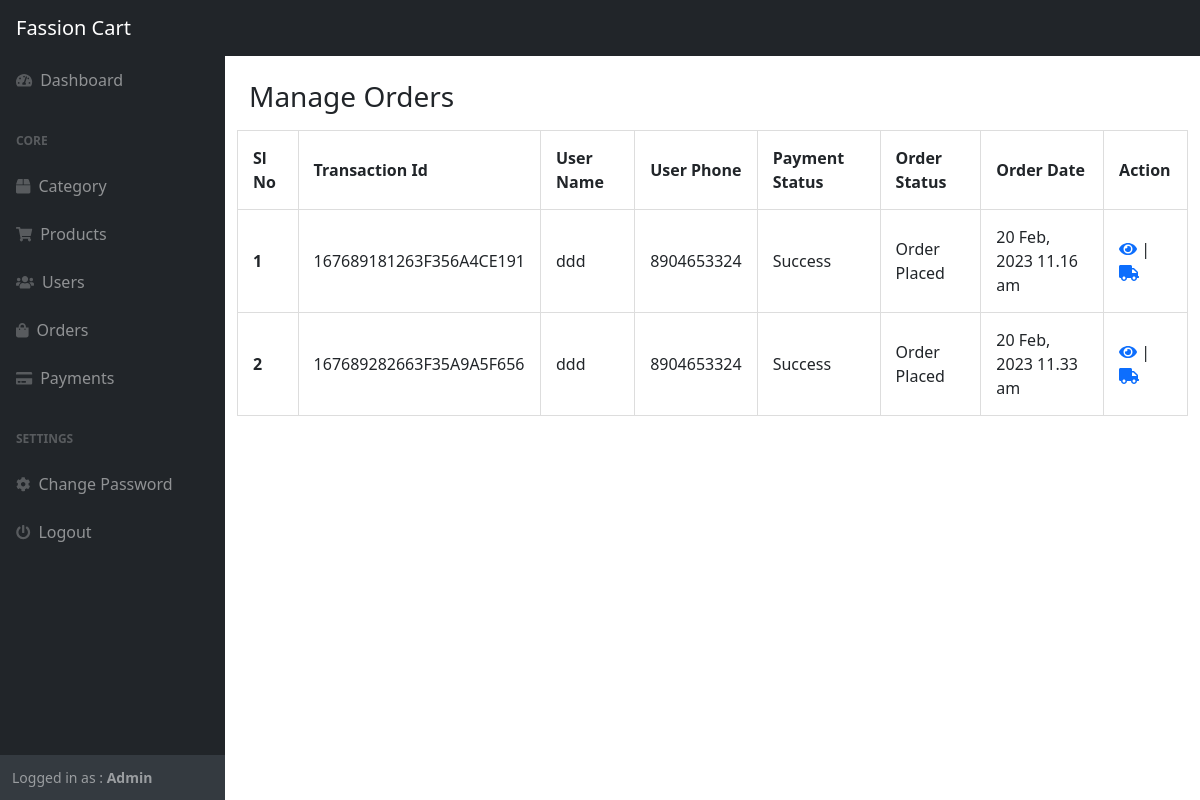
The app's page /admin/order.php (signed in), older data.
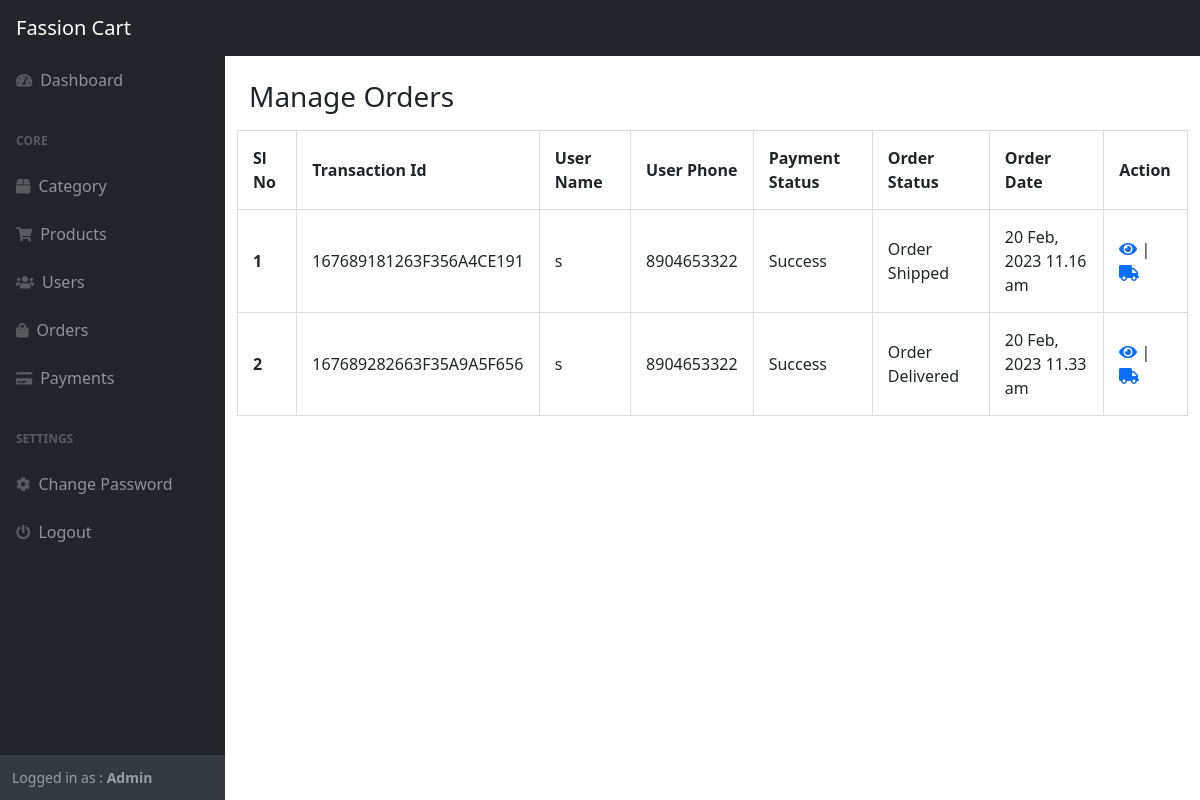
The same page, newer data.
### tables this page shows
CREATE TABLE IF NOT EXISTS `order_master` (
  `order_id` int NOT NULL AUTO_INCREMENT,
  `user_id` int DEFAULT NULL,
  `transaction_id` varchar(25) DEFAULT NULL,
  `order_status` varchar(15) DEFAULT NULL,
  `order_date` timestamp NULL DEFAULT NULL,
  PRIMARY KEY (`order_id`)
);

CREATE TABLE IF NOT EXISTS `user_master` (
  `user_id` int NOT NULL AUTO_INCREMENT,
  `user_name` varchar(50) DEFAULT NULL,
  `user_email_id` varchar(75) DEFAULT NULL,
  `user_phone_number` varchar(10) DEFAULT NULL,
  `address_line_1` varchar(250) DEFAULT NULL,
  `address_line_2` varchar(250) DEFAULT NULL,
  `pin_code` varchar(10) DEFAULT NULL,
  `city` varchar(50) DEFAULT NULL,
  `user_date_create` timestamp NULL DEFAULT NULL,
  `user_status` tinyint(1) DEFAULT NULL,
  PRIMARY KEY (`user_id`)
);

CREATE TABLE IF NOT EXISTS `payment_master` (
  `payment_id` int NOT NULL AUTO_INCREMENT,
  `card_holder_name` varchar(50) DEFAULT NULL,
  `card_number` bigint DEFAULT NULL,
  `card_expiry_date` tinyint DEFAULT NULL,
  `card_expiry_month` varchar(10) DEFAULT NULL,
  `card_expiry_year` smallint DEFAULT NULL,
  `transaction_id` varchar(25) DEFAULT NULL,
  `card_cvv` smallint DEFAULT NULL,
  `date_of_payment` timestamp NULL DEFAULT NULL,
  `payment_status` varchar(50) DEFAULT NULL,
  PRIMARY KEY (`payment_id`)
);

### admin/order.php (the view, shortened to what this page needs)
<?php
    require_once '../include/connection.php';
    require_once './assets/pages/admin-link.php';
    require_once './assets/pages/admin-header.php';
?>
        <div id="layoutSidenav">
            <?php
                require_once './assets/pages/admin-sidebar.php';
            ?>
            <div id="layoutSidenav_content">
                <main>
                    <div class="container-fluid p-4">
                        <div class="row">
                            <div class="col-9">
                                <h3 class="mb-3">Manage Orders</h1>
                            </div>
                        <table id="datatablesSimple">
                                    <thead>
                                        <tr>
                                            <th>Sl No</th>
                                            <th>Transaction Id</th>
                                            <th>User Name</th>
                                            <th>User Phone</th>
                                            <th>Payment Status</th>
                                            <th>Order Status</th>
                                            <th>Order Date</th>
                                            <th>Action</th>
                                        </tr>
                                    </thead>
                                    <tbody>
                                    <?php
                                        $resData = mysqli_query($conn, "SELECT om.order_id, om.transaction_id,om.order_status,om.order_date,um.user_name,
                                        um.user_phone_number, pm.payment_status FROM order_master om,user_master um, payment_master pm WHERE om.user_id=um.user_id AND pm.transaction_id = om.transaction_id");
                                        if (mysqli_num_rows($resData) > 0) {
                                            $count = 1;
                                            while($rowData = mysqli_fetch_assoc($resData)) {
                                                echo "<tr>";
                                                echo "<th>".$count."</th>";
                                                echo "<td>".$rowData['transaction_id']."</td>";
                                                echo "<td>".$rowData['user_name']."</td>";
                                                echo "<td>".$rowData['user_phone_number']."</td>";
                                                echo "<td>".$rowData['payment_status']."</td>";
                                                echo "<td>".$rowData['order_status']."</td>";
                                                echo "<td>".date_format(date_create($rowData['order_date']), 'd M, Y h.i a') . "</td>";
                                                echo "<td>";
                                                ?>
                                                <form method="POST">
                                                    <a href="view-order.php?source=<?php echo $rowData['transaction_id'];?>"><i class='fa fa-eye'></i></a> |
                                                    <a href="#" data-bs-toggle="modal" data-bs-target="#modal<?php echo $rowData['order_id'];?>"><i class='fa fa-truck'></i></a>
                                                </form>
                                                <?php
                                                echo "</td>";
                                                echo "</tr>";
                                                $count++;
                                                ?>
                                                <?php
                                            }
                                        }
                                    ?>
                                    </tbody>
                        </table>
                </main>
            </div>
        </div>
<?php
    require_once './assets/pages/admin-footer.php';
?>

Row changes from the older to the newer data that the page shows:
changed order_master "167689181263F356A4CE191": user.user_name "ddd" → "s"; user.user_phone_number "8904653324" → "8904653322"; order_status "Order Placed" → "Order Shipped"
changed order_master: user.user_name "ddd" → "s"; user.user_phone_number "8904653324" → "8904653322"; order_status "Order Placed" → "Order Delivered"
